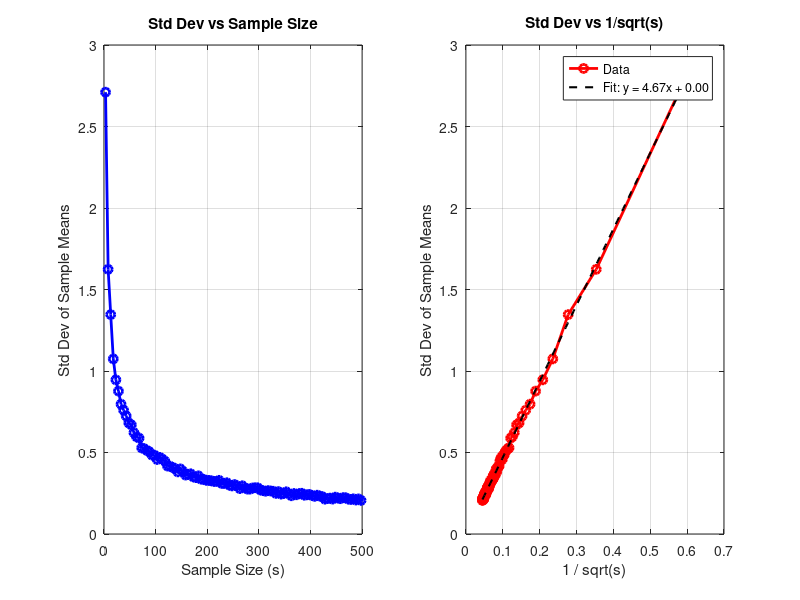

Recreate this plot in MATLAB.
clc; clear; close all;
%% Parameters
mu = 67;
sigma = 4.7;
n = 10000;
t = 1000;
s_values = 3:5:500;  % Sample sizes
num_s = length(s_values);
std_means = zeros(num_s, 1);  % Store std dev of sample means

%% Generate population data
data = mu + sigma * randn(n, 1);

%% Sampling loop
for idx = 1:num_s
    s = s_values(idx);
    sample_means = zeros(t, 1);
    for i = 1:t
        indices = randi(n, s, 1);
        sample = data(indices);
        sample_means(i) = mean(sample);
    end
    std_means(idx) = std(sample_means);
end
m = mean(sample_means);

%% Plot 1: Std Dev vs s
figure;
subplot(1, 2, 1);
plot(s_values, std_means, 'bo-', 'LineWidth', 2);
xlabel('Sample Size (s)');
ylabel('Std Dev of Sample Means');
title('Std Dev vs Sample Size');
grid on;

%% Plot 2: Std Dev vs 1/sqrt(s)
inv_root_s = 1 ./ sqrt(s_values);
subplot(1, 2, 2);
plot(inv_root_s, std_means, 'ro-', 'LineWidth', 2);
xlabel('1 / sqrt(s)');
ylabel('Std Dev of Sample Means');
title('Std Dev vs 1/sqrt(s)');
grid on;

%% Linear fit and slope for second plot
coeffs = polyfit(inv_root_s, std_means', 1);  % Fit line: y = m*x + b
slope = coeffs(1);
intercept = coeffs(2);
printf('Slope of Std Dev vs 1/sqrt(s): %.4f\n', slope);
printf('Intercept: %.4f\n', intercept);
printf('Original Standard Deviation: %.4f\n', slope);
printf('Original Mean: %.4f\n', m);

% Optional: Plot the fitted line
hold on;
x_fit = linspace(min(inv_root_s), max(inv_root_s), 100);
y_fit = polyval(coeffs, x_fit);
plot(x_fit, y_fit, 'k--', 'LineWidth', 1.5);
legend('Data', sprintf('Fit: y = %.2fx + %.2f', slope, intercept));
